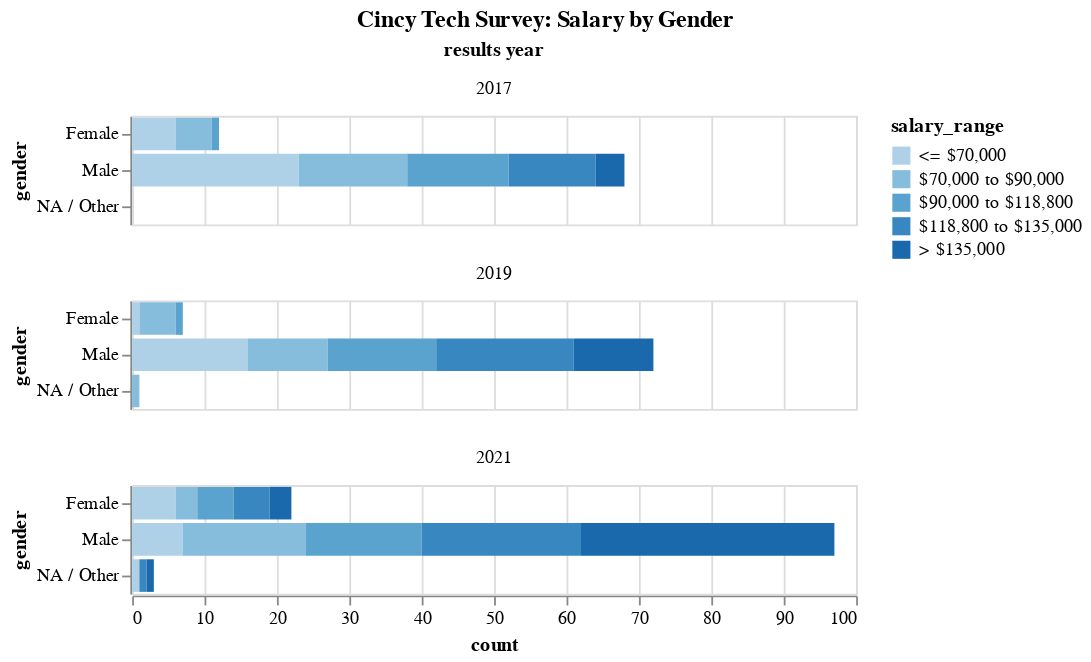

The notebook cell this image was saved under:
### Code cell
chart = alt.Chart(df).mark_bar().encode(    
    x=alt.X('count:Q', sort='-y'),
    y=alt.Y('gender',),
    tooltip=['results year', 'gender', 'salary_range', 'count'],
    color='salary_range:O',
    facet=alt.Facet('results year:O', columns=1),
).properties(
    title='Cincy Tech Survey: Salary by Gender'
).configure_title(
    # fontSize=20,
    anchor='middle',
)

chart

### Figure 1 — Vega-Lite specification as saved in the notebook (floating-point values rounded to 4 significant figures)
{"config": {"view": {"continuousWidth": 400, "continuousHeight": 300}, "title": {"anchor": "middle"}}, "data": {"name": "data-89d538613c5de4fc716fb909b54649b2"}, "mark": "bar", "encoding": {"color": {"type": "ordinal", "field": "salary_range"}, "facet": {"type": "ordinal", "columns": 1, "field": "results year"}, "tooltip": [{"type": "quantitative", "field": "results year"}, {"type": "nominal", "field": "gender"}, {"type": "nominal", "field": "salary_range"}, {"type": "quantitative", "field": "count"}], "x": {"type": "quantitative", "field": "count", "sort": "-y"}, "y": {"type": "nominal", "field": "gender"}}, "title": "Cincy Tech Survey: Salary by Gender", "$schema": "https://vega.github.io/schema/vega-lite/v4.8.1.json", "datasets": {"data-89d538613c5de4fc716fb909b54649b2": [{"gender": "  Female", "salary_range": "   <= $70,000", "results year": 2017, "count": 6}, {"gender": "  Female", "salary_range": "   <= $70,000", "results year": 2019, "count": 1}, {"gender": "  Female", "salary_range": "   <= $70,000", "results year": 2021, "count": 6}, {"gender": "  Female", "salary_range": "  $70,000 to $90,000", "results year": 2017, "count": 5}, {"gender": "  Female", "salary_range": "  $70,000 to $90,000", "results year": 2019, "count": 5}, {"gender": "  Female", "salary_range": "  $70,000 to $90,000", "results year": 2021, "count": 3}, {"gender": "  Female", "salary_range": "  $90,000 to $118,800", "results year": 2017, "count": 1}, {"gender": "  Female", "salary_range": "  $90,000 to $118,800", "results year": 2019, "count": 1}, {"gender": "  Female", "salary_range": "  $90,000 to $118,800", "results year": 2021, "count": 5}, {"gender": "  Female", "salary_range": "$118,800 to $135,000", "results year": 2021, "count": 5}, {"gender": "  Female", "salary_range": "> $135,000", "results year": 2021, "count": 3}, {"gender": " Male", "salary_range": "   <= $70,000", "results year": 2017, "count": 23}, {"gender": " Male", "salary_range": "   <= $70,000", "results year": 2019, "count": 16}, {"gender": " Male", "salary_range": "   <= $70,000", "results year": 2021, "count": 7}, {"gender": " Male", "salary_range": "  $70,000 to $90,000", "results year": 2017, "count": 15}, {"gender": " Male", "salary_range": "  $70,000 to $90,000", "results year": 2019, "count": 11}, {"gender": " Male", "salary_range": "  $70,000 to $90,000", "results year": 2021, "count": 17}, {"gender": " Male", "salary_range": "  $90,000 to $118,800", "results year": 2017, "count": 14}, {"gender": " Male", "salary_range": "  $90,000 to $118,800", "results year": 2019, "count": 15}, {"gender": " Male", "salary_range": "  $90,000 to $118,800", "results year": 2021, "count": 16}, {"gender": " Male", "salary_range": "$118,800 to $135,000", "results year": 2017, "count": 12}, {"gender": " Male", "salary_range": "$118,800 to $135,000", "results year": 2019, "count": 19}, {"gender": " Male", "salary_range": "$118,800 to $135,000", "results year": 2021, "count": 22}, {"gender": " Male", "salary_range": "> $135,000", "results year": 2017, "count": 4}, {"gender": " Male", "salary_range": "> $135,000", "results year": 2019, "count": 11}, {"gender": " Male", "salary_range": "> $135,000", "results year": 2021, "count": 35}, {"gender": "NA / Other", "salary_range": "   <= $70,000", "results year": 2021, "count": 1}, {"gender": "NA / Other", "salary_range": "  $70,000 to $90,000", "results year": 2019, "count": 1}, {"gender": "NA / Other", "salary_range": "$118,800 to $135,000", "results year": 2021, "count": 1}, {"gender": "NA / Other", "salary_range": "> $135,000", "results year": 2021, "count": 1}]}}
